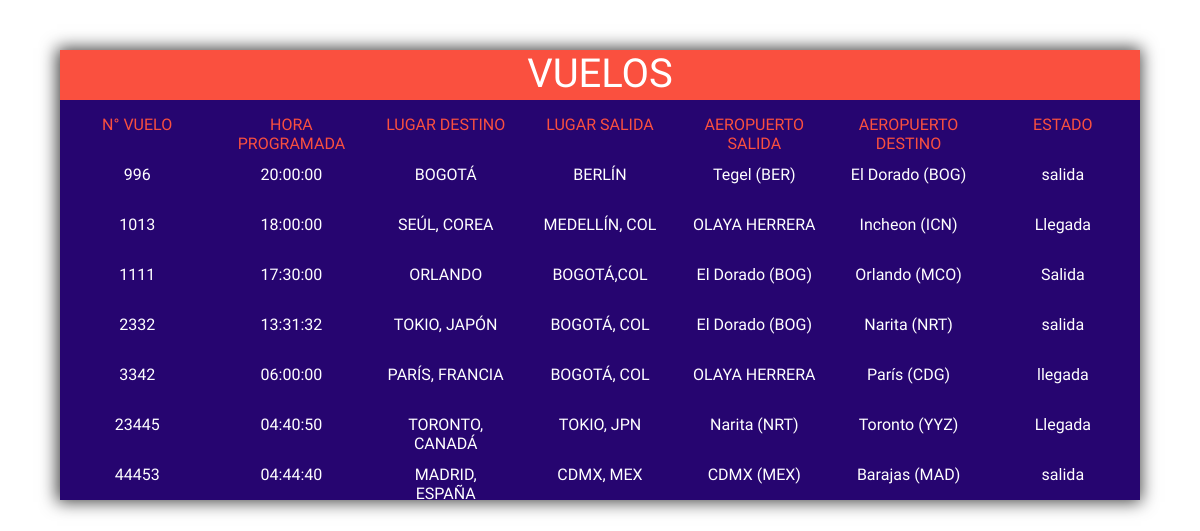
The page /admi/vuelos.php on the database as committed earlier.
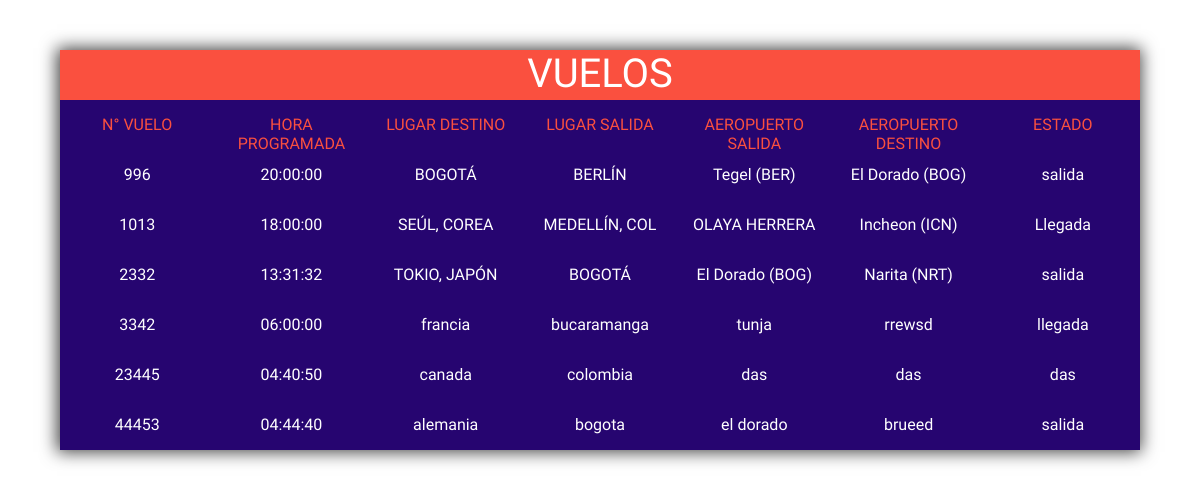
The same page on the database as committed later.
### tables this page shows
CREATE TABLE `vuelos` (
  `id_vuelo` int(5) NOT NULL DEFAULT 0,
  `hora_programada` time DEFAULT NULL,
  `destino` varchar(15) DEFAULT NULL,
  `aeropuerto_salida` varchar(15) DEFAULT NULL,
  `aeropuerto_llegada` varchar(15) DEFAULT NULL,
  `estado` varchar(15) DEFAULT NULL,
  `lugar_salida` varchar(15) DEFAULT NULL
);

### admi/vuelos.php (the view, shortened to what this page needs)
<?php
    require_once('../php/coneccion.php');
    $consulta_vuelos = "SELECT * FROM vuelos";
?>
<!DOCTYPE html>
<html lang="en">
<head>
    <link rel="stylesheet" href="../css/vuelos_admi.css">
</head>
<body>
    <div class="tabla_vuelos_administrador">
        <div class="titulo">VUELOS</div>
        <div class="elem_TI">N° VUELO</div>
        <div class="elem_TI">HORA PROGRAMADA</div>
        <div class="elem_TI">LUGAR DESTINO</div>
        <div class="elem_TI">LUGAR SALIDA</div>
        <div class="elem_TI">AEROPUERTO SALIDA</div>
        <div class="elem_TI">AEROPUERTO DESTINO</div>
        <div class="elem_TI">ESTADO</div>
    <?php $resultados = mysqli_query($mysqli,$consulta_vuelos);
    while($row=mysqli_fetch_assoc($resultados)){?>
        <div class="elem"><?php echo $row["id_vuelo"]; ?> </div>
        <div class="elem"><?php echo $row["hora_programada"]; ?> </div>
        <div class="elem"><?php echo $row["destino"]; ?> </div>
        <div class="elem"><?php echo $row["lugar_salida"]; ?> </div>
        <div class="elem"><?php echo $row["aeropuerto_salida"]; ?> </div>
        <div class="elem"><?php echo $row["aeropuerto_llegada"]; ?> </div>
        <div class="elem"><?php echo $row["estado"]; ?> </div>
        <?php } mysqli_free_result($resultados);?>
    </div>
</body>
</html>

Rows that differ between the two databases and show on the page:
removed vuelos: id_vuelo "1111", hora_programada "17:30:00", destino "ORLANDO", lugar_salida "BOGOTÁ,COL", aeropuerto_salida "El Dorado (BOG)", aeropuerto_llegada "Orlando (MCO)", estado "Salida"
changed vuelos "TOKIO, JAPÓN": lugar_salida "BOGOTÁ, COL" → "BOGOTÁ"
changed vuelos "llegada": destino "PARÍS, FRANCIA" → "francia"; lugar_salida "BOGOTÁ, COL" → "bucaramanga"; aeropuerto_salida "OLAYA HERRERA" → "tunja"; aeropuerto_llegada "París (CDG)" → "rrewsd"
changed vuelos id 23445: destino "TORONTO, CANADÁ" → "canada"; lugar_salida "TOKIO, JPN" → "colombia"; aeropuerto_salida "Narita (NRT)" → "das"; aeropuerto_llegada "Toronto (YYZ)" → "das"; estado "Llegada" → "das"
changed vuelos id 44453: destino "MADRID, ESPAÑA" → "alemania"; lugar_salida "CDMX, MEX" → "bogota"; aeropuerto_salida "CDMX (MEX)" → "el dorado"; aeropuerto_llegada "Barajas (MAD)" → "brueed"
